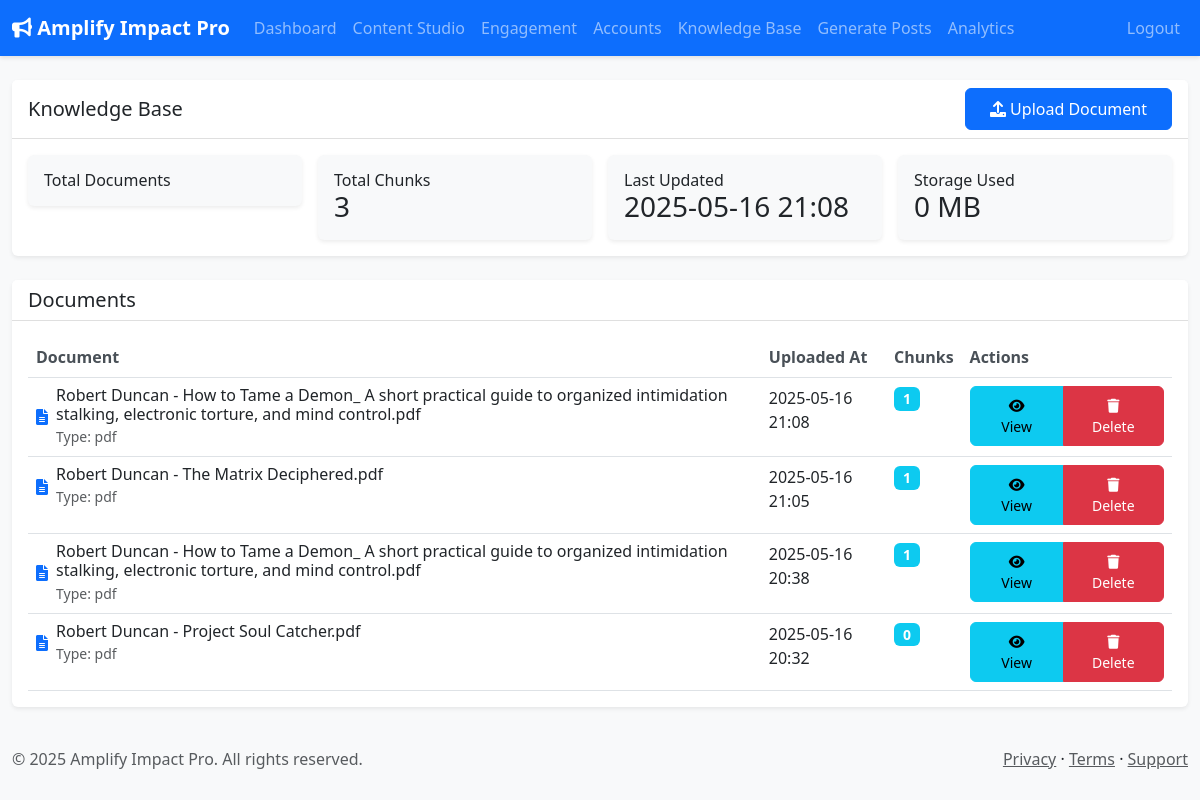
Before: /knowledge-base/ (signed in) with the older database file.
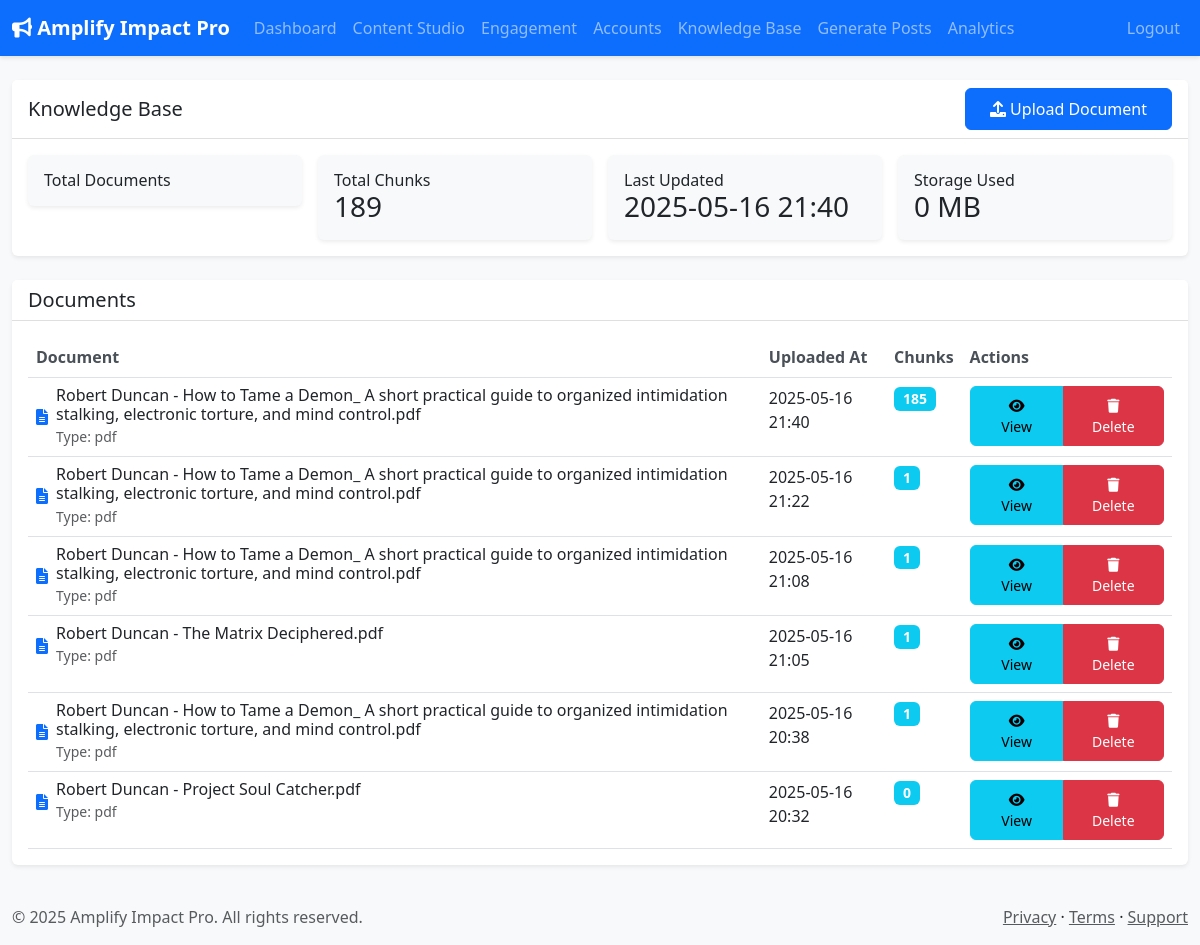
After: the same page with the newer database file.
### app/models.py (models this page shows, shortened)
class KnowledgeDocument(db.Model):
    id = db.Column(db.Integer, primary_key=True)
    portal_user_id = db.Column(db.Integer, db.ForeignKey('portal_user.id'), nullable=False)
    filename = db.Column(db.String(255), nullable=False)
    original_filename = db.Column(db.String(255))
    file_type = db.Column(db.String(10))
    status = db.Column(db.String(50), default="uploaded")
    processed_at = db.Column(db.DateTime)
    uploaded_at = db.Column(db.DateTime, default=lambda: datetime.now(timezone.utc))
    portal_user = db.relationship('PortalUser', backref=db.backref('knowledge_documents', lazy=True))
    chunks = db.relationship('KnowledgeChunk', backref='document', lazy='dynamic', cascade="all, delete-orphan")

### app/routes/knowledge_base.py (the view, shortened to what this page needs)
@kb_bp.route('/', methods=['GET', 'POST'])
@login_required
def manage_knowledge_base():
    form = KnowledgeDocumentUploadForm()
    kb_manager = KnowledgeBaseManager(current_user.id)
    documents_query = db.select(KnowledgeDocument).filter_by(
        portal_user_id=current_user.id
    ).order_by(KnowledgeDocument.uploaded_at.desc())
    documents = db.session.scalars(documents_query).all()
    def calculate_total_chunks(docs):
        return sum(doc.chunks.count() if hasattr(doc, 'chunks') and hasattr(doc.chunks, 'count') else len(getattr(doc, 'chunks', [])) for doc in docs)
    def calculate_last_updated(docs):
        dates = [doc.uploaded_at for doc in docs if getattr(doc, 'uploaded_at', None)]
        return max(dates) if dates else None
    total_chunks_val = calculate_total_chunks(documents)
    last_updated_val = calculate_last_updated(documents)
    storage_used_val = calculate_storage_used() if 'calculate_storage_used' in globals() else None
    return render_template('knowledge_base/index.html',
                         form=form,
                         documents=documents,
                         total_chunks=total_chunks_val,
                         last_updated=last_updated_val,
                         storage_used=storage_used_val)

### app/models.py (called while the page is built)
@login_manager.user_loader
def load_user(id):
    return db.session.get(PortalUser, int(id))

### app/templates/knowledge_base/index.html (shortened to what the changed rows need)
{% extends "base.html" %}
{% block content %}
<div class="row">
    <div class="col-12 mb-4">
        <div class="card">
            <div class="card-body">
                <div class="row g-3">
                    <div class="col-md-3">
                        <div class="card bg-light">
                            <div class="card-body">
                                <h6 class="card-title mb-0">Total Chunks</h6>
                                <h3 class="mb-0">{{ total_chunks }}</h3>
                            </div>
                        </div>
                    </div>
                    <div class="col-md-3">
                        <div class="card bg-light">
                            <div class="card-body">
                                <h6 class="card-title mb-0">Last Updated</h6>
                                <h3 class="mb-0">{{ last_updated.strftime('%Y-%m-%d %H:%M') if last_updated else 'Never' }}</h3>
                            </div>
                        </div>
                    </div>
                </div>
            </div>
        </div>
    </div>
    <div class="col-12">
        <div class="card">
            <div class="card-body">
                {% if documents %}
                <div class="table-responsive">
                    <table class="table">
                        <thead>
                            <tr>
                                <th>Document</th>
                                <th>Uploaded At</th>
                                <th>Chunks</th>
                                <th>Actions</th>
                            </tr>
                        </thead>
                        <tbody>
                            {% for document in documents %}
                            <tr>
                                <td>
                                    <div class="d-flex align-items-center">
                                        <i class="fas fa-file-alt text-primary me-2"></i>
                                        <div>
                                            <h6 class="mb-0">{{ document.original_filename }}</h6>
                                            <small class="text-muted">Type: {{ document.file_type }}</small>
                                        </div>
                                    </div>
                                </td>
                                <td>
                                    {{ document.uploaded_at.strftime('%Y-%m-%d %H:%M') }}
                                </td>
                                <td>
                                    <span class="badge bg-info">
                                        {{ document.chunks.count() }}
                                    </span>
                                </td>
                                <td>
                                    <div class="btn-group">
                                        <a href="{{ url_for('kb_bp.view_document', document_id=document.id) }}"
                                           class="btn btn-sm btn-info">
                                            <i class="fas fa-eye"></i> View
                                        </a>
                                        <button type="button" class="btn btn-sm btn-danger"
                                                data-bs-toggle="modal"
                                                data-bs-target="#deleteDocumentModal"
                                                data-document-id="{{ document.id }}">
                                            <i class="fas fa-trash"></i> Delete
                                        </button>
                                    </div>
                                </td>
                            </tr>
                            {% endfor %}
                        </tbody>
                    </table>
                </div>
                {% else %}
                <div class="text-center py-4">
                    <p class="text-muted">No documents found. Click the button above to upload a document.</p>
                </div>
                {% endif %}
            </div>
        </div>
    </div>
</div>
{% endblock %}

Changed rows visible on the page:
added KnowledgeDocument: uploaded_at "2025-05-16 21:40", original_filename "Robert Duncan - How to Tame a Demon_ A short practical guide to organized intimidation stalking, electronic torture, and mind control.pdf", file_type "pdf", chunks.count "185"
added KnowledgeDocument: original_filename "Robert Duncan - How to Tame a Demon_ A short practical guide to organized intimidation stalking, electronic torture, and mind control.pdf", file_type "pdf", uploaded_at "2025-05-16 21:22", chunks.count "1"
Other visible differences:
{{ total_chunks }}: "3" → "189"
{{ last_updated.strftime('%Y-%m-%d %H:%M') if last_updated else 'Never' }}: "2025-05-16 21:08" → "2025-05-16 21:40"
